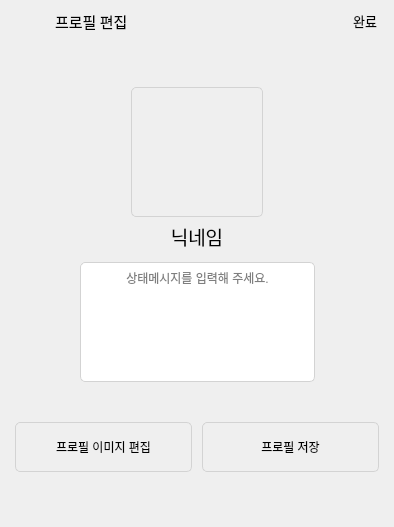
     <widget class="QWidget" name="page_2">
      <layout class="QVBoxLayout" name="verticalLayout_4">
       <property name="spacing">
        <number>0</number>
       </property>
       <property name="leftMargin">
        <number>0</number>
       </property>
       <property name="topMargin">
        <number>0</number>
       </property>
       <property name="rightMargin">
        <number>0</number>
       </property>
       <property name="bottomMargin">
        <number>40</number>
       </property>
       <item>
        <widget class="QWidget" name="widget_6" native="true">
         <property name="minimumSize">
          <size>
           <width>0</width>
           <height>43</height>
          </size>
         </property>
         <layout class="QHBoxLayout" name="horizontalLayout_9">
          <item>
           <widget class="QPushButton" name="btn_close_5">
            <property name="text">
             <string/>
            </property>
            <property name="icon">
             <iconset>
              <normaloff>../Images/btn_back.png</normaloff>../Images/btn_back.png</iconset>
            </property>
            <property name="autoDefault">
             <bool>false</bool>
            </property>
            <property name="flat">
             <bool>true</bool>
            </property>
           </widget>
          </item>
          <item>
           <widget class="QLabel" name="label_2">
            <property name="font">
             <font>
              <family>Malgun Gothic</family>
              <pointsize>11</pointsize>
             </font>
            </property>
            <property name="text">
             <string>프로필 편집</string>
            </property>
           </widget>
          </item>
          <item>
           <spacer name="horizontalSpacer_5">
            <property name="orientation">
             <enum>Qt::Horizontal</enum>
            </property>
            <property name="sizeHint" stdset="0">
             <size>
              <width>40</width>
              <height>20</height>
             </size>
            </property>
           </spacer>
          </item>
          <item>
           <widget class="QPushButton" name="pushButton">
            <property name="minimumSize">
             <size>
              <width>40</width>
              <height>0</height>
             </size>
            </property>
            <property name="maximumSize">
             <size>
              <width>16777215</width>
              <height>16777215</height>
             </size>
            </property>
            <property name="font">
             <font>
              <family>Malgun Gothic</family>
              <pointsize>10</pointsize>
             </font>
            </property>
            <property name="styleSheet">
             <string notr="true">border:None;</string>
            </property>
            <property name="text">
             <string>완료</string>
            </property>
            <property name="autoDefault">
             <bool>false</bool>
            </property>
            <property name="flat">
             <bool>true</bool>
            </property>
           </widget>
          </item>
         </layout>
        </widget>
       </item>
       <item>
        <spacer name="verticalSpacer">
         <property name="orientation">
          <enum>Qt::Vertical</enum>
         </property>
         <property name="sizeHint" stdset="0">
          <size>
           <width>17</width>
           <height>44</height>
          </size>
         </property>
        </spacer>
       </item>
       <item>
        <widget class="QWidget" name="widget_5" native="true">
         <property name="sizePolicy">
          <sizepolicy hsizetype="Expanding" vsizetype="Expanding">
           <horstretch>0</horstretch>
           <verstretch>0</verstretch>
          </sizepolicy>
         </property>
         <property name="minimumSize">
          <size>
           <width>0</width>
           <height>170</height>
          </size>
         </property>
         <layout class="QHBoxLayout" name="horizontalLayout_3">
          <property name="spacing">
           <number>0</number>
          </property>
          <property name="leftMargin">
           <number>0</number>
          </property>
          <property name="topMargin">
           <number>0</number>
          </property>
          <property name="rightMargin">
           <number>0</number>
          </property>
          <property name="bottomMargin">
           <number>0</number>
          </property>
          <item>
           <spacer name="horizontalSpacer">
            <property name="orientation">
             <enum>Qt::Horizontal</enum>
            </property>
            <property name="sizeHint" stdset="0">
             <size>
              <width>130</width>
              <height>20</height>
             </size>
            </property>
           </spacer>
          </item>
          <item>
           <layout class="QVBoxLayout" name="verticalLayout_6">
            <item>
             <widget class="QLabel" name="label_3">
              <property name="sizePolicy">
               <sizepolicy hsizetype="Expanding" vsizetype="Expanding">
                <horstretch>0</horstretch>
                <verstretch>0</verstretch>
               </sizepolicy>
              </property>
              <property name="minimumSize">
               <size>
                <width>50</width>
                <height>100</height>
               </size>
              </property>
              <property name="styleSheet">
               <string notr="true">border:1px solid lightgray;
border-radius:5px;
padding:5px;</string>
              </property>
              <property name="text">
               <string/>
              </property>
              <property name="pixmap">
               <pixmap>../Images/img_profile_1.png</pixmap>
              </property>
              <property name="scaledContents">
               <bool>false</bool>
              </property>
              <property name="alignment">
               <set>Qt::AlignCenter</set>
              </property>
             </widget>
            </item>
            <item>
             <widget class="QLabel" name="label_4">
              <property name="sizePolicy">
               <sizepolicy hsizetype="Expanding" vsizetype="Maximum">
                <horstretch>0</horstretch>
                <verstretch>0</verstretch>
               </sizepolicy>
              </property>
              <property name="minimumSize">
               <size>
                <width>0</width>
                <height>40</height>
               </size>
              </property>
              <property name="font">
               <font>
                <family>Malgun Gothic</family>
                <pointsize>14</pointsize>
               </font>
              </property>
              <property name="text">
               <string>&lt;html&gt;&lt;head/&gt;&lt;body&gt;&lt;p align=&quot;center&quot;&gt;닉네임&lt;/p&gt;&lt;/body&gt;&lt;/html&gt;</string>
              </property>
             </widget>
            </item>
           </layout>
          </item>
          <item>
           <spacer name="horizontalSpacer_2">
            <property name="orientation">
             <enum>Qt::Horizontal</enum>
            </property>
            <property name="sizeHint" stdset="0">
             <size>
              <width>130</width>
              <height>20</height>
             </size>
            </property>
           </spacer>
          </item>
         </layout>
        </widget>
       </item>
       <item>
        <widget class="QWidget" name="widget_7" native="true">
         <property name="sizePolicy">
          <sizepolicy hsizetype="Expanding" vsizetype="Expanding">
           <horstretch>0</horstretch>
           <verstretch>0</verstretch>
          </sizepolicy>
         </property>
         <property name="minimumSize">
          <size>
           <width>0</width>
           <height>150</height>
          </size>
         </property>
         <layout class="QHBoxLayout" name="horizontalLayout_4">
          <property name="spacing">
           <number>0</number>
          </property>
          <property name="leftMargin">
           <number>0</number>
          </property>
          <property name="topMargin">
           <number>0</number>
          </property>
          <property name="rightMargin">
           <number>0</number>
          </property>
          <property name="bottomMargin">
           <number>20</number>
          </property>
          <item>
           <spacer name="horizontalSpacer_3">
            <property name="orientation">
             <enum>Qt::Horizontal</enum>
            </property>
            <property name="sizeHint" stdset="0">
             <size>
              <width>80</width>
              <height>20</height>
             </size>
            </property>
           </spacer>
          </item>
          <item>
           <widget class="QLineEdit" name="lineEdit">
            <property name="sizePolicy">
             <sizepolicy hsizetype="Maximum" vsizetype="Maximum">
              <horstretch>0</horstretch>
              <verstretch>0</verstretch>
             </sizepolicy>
            </property>
            <property name="minimumSize">
             <size>
              <width>235</width>
              <height>120</height>
             </size>
            </property>
            <property name="styleSheet">
             <string notr="true">border:1px solid lightgray;
border-radius:5px;
padding:5px;</string>
            </property>
            <property name="alignment">
             <set>Qt::AlignHCenter|Qt::AlignTop</set>
            </property>
            <property name="placeholderText">
             <string>상태메시지를 입력해 주세요.</string>
            </property>
           </widget>
          </item>
          <item>
           <spacer name="horizontalSpacer_6">
            <property name="orientation">
             <enum>Qt::Horizontal</enum>
            </property>
            <property name="sizeHint" stdset="0">
             <size>
              <width>79</width>
              <height>20</height>
             </size>
            </property>
           </spacer>
          </item>
         </layout>
        </widget>
       </item>
       <item>
        <widget class="QWidget" name="widget_8" native="true">
         <property name="sizePolicy">
          <sizepolicy hsizetype="Expanding" vsizetype="Expanding">
           <horstretch>0</horstretch>
           <verstretch>0</verstretch>
          </sizepolicy>
         </property>
         <property name="minimumSize">
          <size>
           <width>0</width>
           <height>80</height>
          </size>
         </property>
         <layout class="QHBoxLayout" name="horizontalLayout_5">
          <property name="spacing">
           <number>10</number>
          </property>
          <property name="leftMargin">
           <number>15</number>
          </property>
          <property name="rightMargin">
           <number>15</number>
          </property>
          <item>
           <widget class="QPushButton" name="pushButton_2">
            <property name="minimumSize">
             <size>
              <width>170</width>
              <height>50</height>
             </size>
            </property>
            <property name="styleSheet">
             <string notr="true">border:1px solid lightgray;
border-radius:5px;
padding:5px;</string>
            </property>
            <property name="text">
             <string>프로필 이미지 편집</string>
            </property>
           </widget>
          </item>
          <item>
           <widget class="QPushButton" name="pushButton_3">
            <property name="minimumSize">
             <size>
              <width>170</width>
              <height>50</height>
             </size>
            </property>
            <property name="styleSheet">
             <string notr="true">border:1px solid lightgray;
border-radius:5px;
padding:5px;</string>
            </property>
            <property name="text">
             <string>프로필 저장</string>
            </property>
           </widget>
          </item>
         </layout>
        </widget>
       </item>
      </layout>
     </widget>
